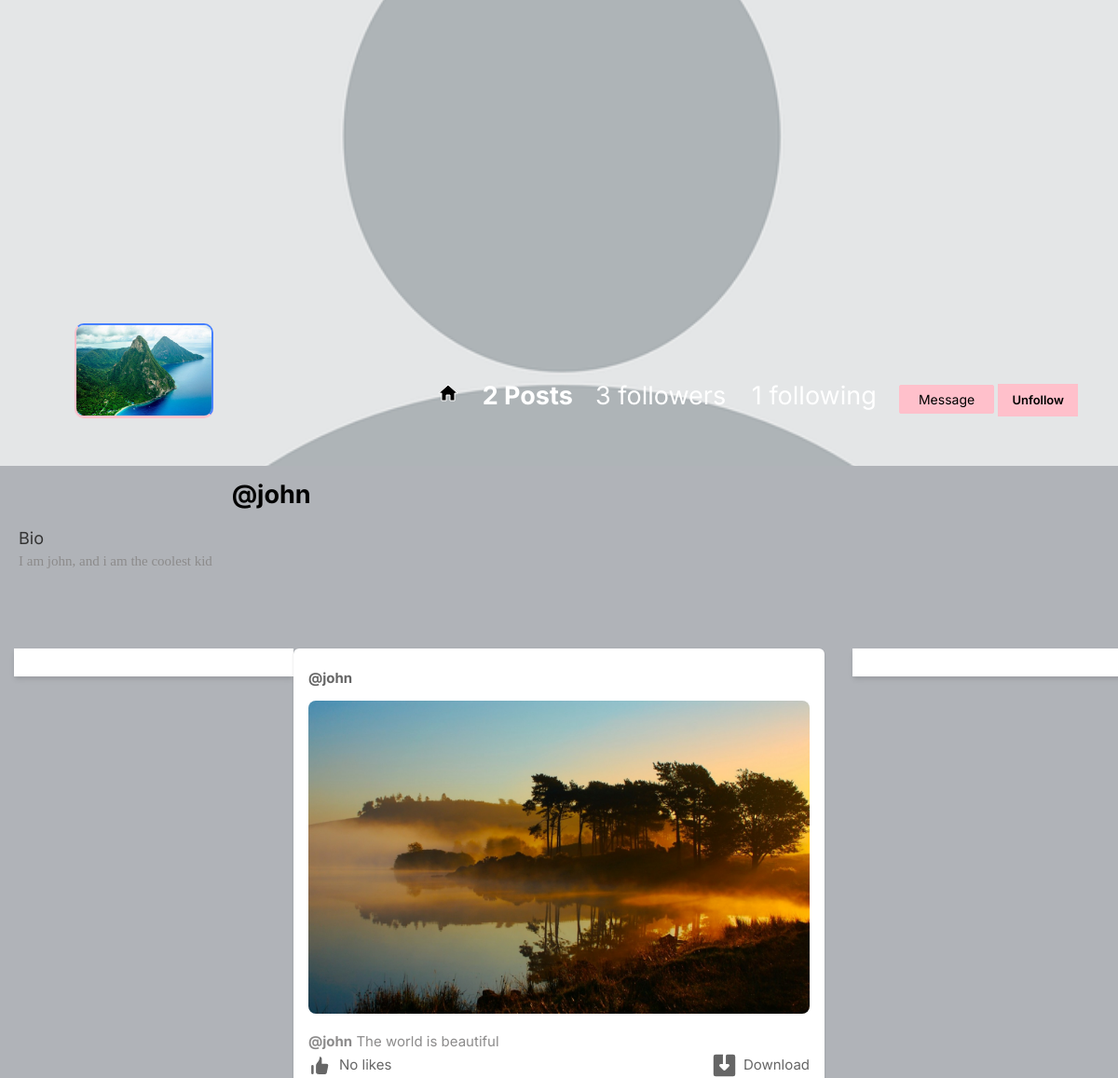
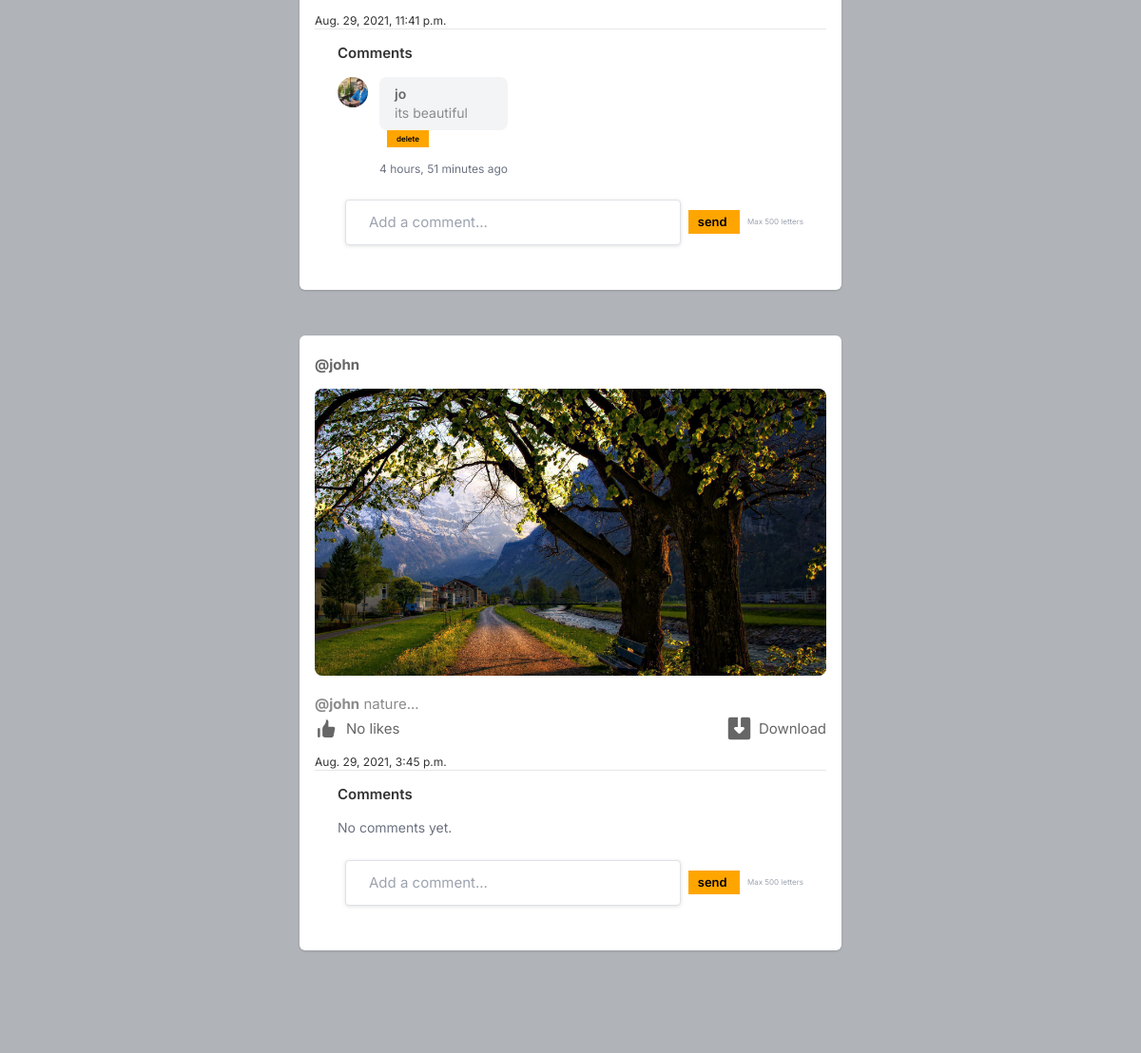
The page /profile/john (signed in) on the database its author committed (2 pictures, top to bottom).
### core/models.py (models this page shows, shortened)
class Profile(models.Model):
    user = models.OneToOneField(User, on_delete=models.CASCADE, related_name='profile')
    id_user = models.IntegerField()
    bio = models.TextField(blank=True)
    email_confirmed = models.BooleanField(default=False)
    phone_confirmed = models.BooleanField(default=False)
    phone_number = models.TextField(blank=True)
    private_public = models.BooleanField(default=False)
    profileimg = models.ImageField(upload_to='profile_images',default='blank-profile-picture.png')
    profilebackground = models.ImageField(upload_to='profile_images',default='blank-profile-picture.png')
    location = models.CharField(max_length=100, blank=True)

class Post(models.Model):
    id = models.UUIDField(primary_key=True, default=uuid.uuid4, editable=False)
    user = models.CharField(max_length=100)
    image = models.FileField(upload_to='post_images',default='blank-post-picture.png')
    caption = models.TextField()
    created_at = models.DateTimeField(default=datetime.now)
    no_of_likes = models.IntegerField(default=0)

class Comments(models.Model):
    post = models.ForeignKey(Post, on_delete=models.CASCADE, related_name='comments')
    user = models.ForeignKey(User, on_delete=models.CASCADE)
    comment = models.TextField(max_length=500)
    created_at = models.DateTimeField(default=datetime.now)

### core/views.py (the view)
# urls.py: path('profile/<str:pk>', views.profile, name='profile'),
@login_required(login_url='signin')
def profile(request, pk):
    user_object = User.objects.get(username=pk)
    user_profile = Profile.objects.get(user=user_object)
    user_posts = Post.objects.filter(user=pk)
    user_post_length = len(user_posts)
    follower = request.user.username
    user = pk
    if FollowersCount.objects.filter(follower=follower, user=user).first():
        button_text = 'Unfollow'
    elif RequestFollow.objects.filter(follower=follower, user=user).first():
        button_text = 'SendRequest'
    else:
        button_text = 'Follow'
    user_followers = len(FollowersCount.objects.filter(user=pk))
    user_following = len(FollowersCount.objects.filter(follower=pk))
    user_follow = FollowersCount.objects.filter(user=user_object.username, follower=request.user.username)
    private_public = True
    if  user_profile.private_public or not user_follow.exists():
        private_public = False
    context = {
        'user_object': user_object,
        'user_profile': user_profile,
        'user_posts': user_posts,
        'user_post_length': user_post_length,
        'button_text': button_text,
        'user_followers': user_followers,
        'user_following': user_following,
        'private_public': private_public,
    }
    return render(request,'profile.html', context)

### templates/profile.html (shortened to what this page needs)
{% load static %}
<html lang="en">
<head>
    <link rel="stylesheet" href="{% static 'css/main.min.css' %}">
    <link rel="stylesheet" href="{% static 'css/style.css' %}">
    <link rel="stylesheet" href="{% static 'css/color.css' %}">
    <link rel="stylesheet" href="{% static 'css/responsive.css' %}">
    <link rel="stylesheet" href="{% static 'assets/css/icons.css' %}">
    <link rel="stylesheet" href="{% static 'assets/css/uikit.css' %}">
    <link rel="stylesheet" href="{% static 'assets/css/style.css' %}">
    <link rel="stylesheet" href="https://cdnjs.cloudflare.com/ajax/libs/font-awesome/6.6.0/css/all.min.css">
    <link rel="stylesheet" href="{% static 'assets/css/tailwind.css' %}">
</head>
<body>
<section>
    <div class="feature-photo">
        <figure style="width: 100%; height: auto; max-height: 500px; overflow: hidden;">
            <img src="{{ user_profile.profilebackground.url }}" alt=""  style="width: 100%; height: auto; max-height: 500px; object-fit: cover;">
        </figure>
        <form action="/follow" method="POST">
            <div class="add-btn responsive-btns">
                <span>
                        <a href="/" title="Home" style="display: inline-block; margin-left: 20px; color: black;">
                            <svg xmlns="http://www.w3.org/2000/svg" fill="black" width="24" height="24" viewBox="0 0 24 24">
                                <path d="M10 20v-6h4v6h5v-8h3L12 3 2 12h3v8z"/>
                            </svg>
                        </a>
                </span>
                {% if user_post_length == 0 %}
                    <span style="color: white; font-size: 27px;"><b>No Post</b></span>
                {% elif user_post_length == 1 %}
                    <span style="color: white; font-size: 27px;"><b>1 Post</b></span>
                {% else %}
                    <span style="color: white; font-size: 27px;"><b>{{ user_post_length }} Posts</b></span>
                {% endif %}
                <span style="color: white; font-size: 27px;">
                    <a href="{% url 'followers' pk=user_object.username %}">{{ user_followers }} {{ user_followers|pluralize:"follower,followers" }}</a>
                </span>
                <span style="color: white; font-size: 27px;"><a href="{% url 'following' pk=user_object.username %}">{{ user_following }} following</a></span>
                {% if user_object.username != user.username %}
                    <a href="{% url 'message_room' user_object.username %}" id="connect_websocket" >Message</a>
                {% endif %}
                {% if user_object.username == user.username %}
                    <a href="/settings">Account Settings</a>
                {% else %}
                <form method="post" action="/follow"><button type="submit" style="background-color: #ffc0cb; border: none; padding: 8px 15px;">{{ button_text }}</button></form>
                {% endif %}
            </div>
        </form>
        <div class="container-fluid">
            <div class="row merged">
                <div class="col-lg-2 col-sm-3">
                    <div class="user-avatar">
                        <figure>
                            <img src="{{ user_profile.profileimg.url }}" alt="" style="width: 100%; height: auto; max-height: 250px; object-fit: cover;">
                        </figure>
                    </div>
                </div>
                <div class="col-lg-10 col-sm-9">
                    <div class="timeline-info">
                        <ul>
                            <li class="admin-name">
                                <h5 style="color: black; white-space: nowrap; font-size: 27px;"><b>@{{ user_profile.user.username }}</b></h5>
                            </li>
                        </ul>
                    </div>
                </div>
            </div>
        </div>
    </div>
</section>
<section>
    <div class="bio" style="margin: 20px; font-size: 18px;">
        <h1>Bio</h1>
        <p style="font-size: 15px"> {{ user_profile.bio }}</p>
    </div>
</section>
<section>
    <div class="gap gray-bg">
        <div class="container-fluid">
            <div class="row">
                <div class="col-lg-12">
                    <div class="row" id="page-contents">
                        <div class="col-lg-3">
                            <aside class="sidebar static"></aside>
                        </div>
                        {% if private_public or user_object.username == user.username %}
                        <div class="col-lg-6">
                            {% for post in user_posts reversed %}
                            <div class="bg-white shadow rounded-md mb-5 p-3">
                                <div class="d-flex justify-content-between align-items-center mb-2">
                                    <div>
                                        <a href="/profile/{{ post.user }}" class="font-weight-bold">@{{ post.user }}</a>
                                    </div>
                                    <div>
                                        <a href="#"> <i class="icon-feather-more-horizontal text-2xl hover:bg-gray-200 rounded-full p-2 transition -mr-1 "></i> </a>
                        </div>
                                </div>
                                <div class="post-media mb-3">
                                    {% if post.image %}
                                    {% if post.image.url|lower|slice:'-4:' == '.mp4' or post.image.url|lower|slice:'-5:' == '.webm' or post.image.url|lower|slice:'-4:' == '.mov' %}
                                    <video controls style="width: 100%; max-height: 500px; object-fit: cover; border-radius: 8px;">
                                        <source src="{{ post.image.url }}" type="video/mp4">
                                    </video>
                                    {% else %}
                                    <a href="{{ post.image.url }}" uk-lightbox>
                                        <img src="{{ post.image.url }}" alt="post media" style="width: 100%; max-height: 500px; object-fit: cover; border-radius: 8px;">
                                    </a>
                                    {% endif %}
                                    {% endif %}
                                </div>
                                <p>
                                        <strong><a href="/profile/{{ post.user }}">@{{ post.user }}</a></strong> {{ post.caption }}
                                    </p>
                                <div class="d-flex justify-content-between align-items-center">
                                    <a href="/like-post?post_id={{ post.id }}" class="d-flex align-items-center">
                                        <span class="ml-2">
                                            {% if post.no_of_likes == 0 %}
                                                No likes
                                            {% elif post.no_of_likes == 1 %}
                                                Liked by 1 person
                                            {% else %}
                                                Liked by {{ post.no_of_likes }} people
                                            {% endif %}
                                        </span>
                                    </a>
                                    <a href="{{ post.image.url }}" download class="d-flex align-items-center">
                                        <span class="ml-2">Download</span>
                                    </a>
                                </div>
                                <div class="post-caption mt-3">
                                    <h6 style="font-size: 12px;">
                                    {{post.created_at}}
                                    </h6>
                                </div>
                                <div class="border-t border-gray-200 px-4 py-3">
        <h3 class="font-semibold mb-3">Comments</h3>
        <div class="space-y-3 mb-4">
            {% for comment in post.comments.all %}
                <div class="flex items-start space-x-3">
                    <a href="/profile/{{ comment.user.username }}">
                        <img src="{{ comment.user.profile.profileimg.url }}" class="w-8 h-8 rounded-full">
                    </a>
                    <div>
                        <div class="bg-gray-100 rounded-lg px-3 py-2">
                            <a href="/profile/{{ comment.user.username }}" class="font-semibold text-sm">
                                {{ comment.user.username }}
                            </a>
                            <p class="text-sm" name="comment_txt">{{ comment.comment }}</p>
                        </div>
                        {% if comment.user.username == user.username %}
                        <form method="POST" action="/comment/delete/{{ post.id }}" class="flex items-center space-x-2">
                            <button style="font-size : 8px;" type="submit">delete</button>
                        </form>
                        {% endif %}
                        <span class="text-xs text-gray-500">{{ comment.created_at|timesince }} ago</span>
                    </div>
                </div>
            {% empty %}
                <p class="text-gray-500 text-sm">No comments yet.</p>
            {% endfor %}
        </div>
        <form method="POST" action="/comment/{{ post.id }}" class="flex items-center space-x-2">
            <input type="text" name="comment_text" maxlength="500" placeholder="Add a comment..." class="flex-1 border border-gray-300 rounded-full px-4 py-2 focus:outline-none focus:ring-2 focus:ring-blue-500 focus:border-transparent">
            <button type="submit">
                send
            </button>
            <p class="text-[10px] text-gray-400 ml-2" style="font-size:8px;">Max 500 letters</p>
        </form>
    </div>
                            </div>
                            {% endfor %}
                        </div>
                        {% else %}
                        <div><h1>This Account is Private</h1></div>
                        {% endif %}
                        <div class="col-lg-3">
                            <aside class="sidebar static"></aside>
                        </div>
                    </div>
                </div>
            </div>
        </div>
    </div>
</section>
</body>
</html>

### rows shown on the page
Profile: profilebackground (placeholder picture), profileimg (picture), user.username "john", bio "I am john, and i am the coolest kid"
Post: user "john", image (picture), caption "The world is beautiful", no_of_likes "No likes", created_at "Aug. 29, 2021, 11:41 p.m."
Comments: user.profile.profileimg (picture), user.username "jo", comment "its beautiful", created_at "4 hours, 51 minutes"
Post: user "john", image (picture), caption "nature...", no_of_likes "No likes", created_at "Aug. 29, 2021, 3:45 p.m."

### other values the page prints
{{ user_post_length }} "2"
{{ user_followers }} "3"
{{ user_following }} "1"
{{ button_text }} "Unfollow"
